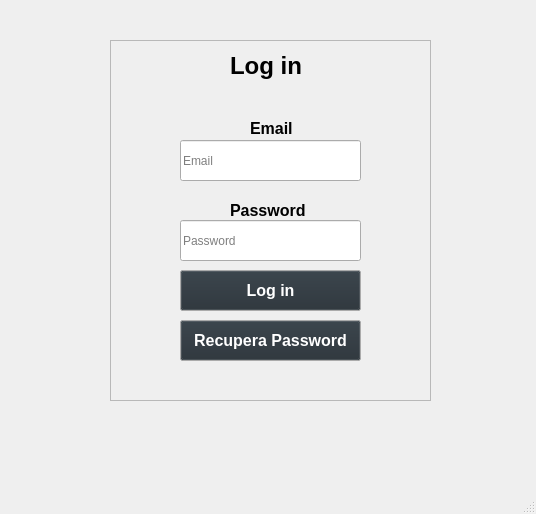
<?xml version="1.0" encoding="UTF-8"?>
<ui version="4.0">
 <class>login</class>
 <widget class="QMainWindow" name="login">
  <property name="enabled">
   <bool>true</bool>
  </property>
  <property name="geometry">
   <rect>
    <x>0</x>
    <y>0</y>
    <width>536</width>
    <height>514</height>
   </rect>
  </property>
  <property name="sizePolicy">
   <sizepolicy hsizetype="Maximum" vsizetype="Maximum">
    <horstretch>0</horstretch>
    <verstretch>0</verstretch>
   </sizepolicy>
  </property>
  <property name="palette">
   <palette>
    <active>
     <colorrole role="Base">
      <brush brushstyle="SolidPattern">
       <color alpha="255">
        <red>0</red>
        <green>0</green>
        <blue>0</blue>
       </color>
      </brush>
     </colorrole>
    </active>
    <inactive>
     <colorrole role="Base">
      <brush brushstyle="SolidPattern">
       <color alpha="255">
        <red>0</red>
        <green>0</green>
        <blue>0</blue>
       </color>
      </brush>
     </colorrole>
    </inactive>
    <disabled/>
   </palette>
  </property>
  <property name="windowTitle">
   <string>AgriLogic</string>
  </property>
  <property name="windowIcon">
   <iconset>
    <normaloff>agrilogic.png</normaloff>agrilogic.png</iconset>
  </property>
  <widget class="QWidget" name="centralwidget">
   <widget class="QFrame" name="frame">
    <property name="geometry">
     <rect>
      <x>110</x>
      <y>40</y>
      <width>321</width>
      <height>361</height>
     </rect>
    </property>
    <property name="palette">
     <palette>
      <active>
       <colorrole role="Base">
        <brush brushstyle="SolidPattern">
         <color alpha="255">
          <red>234</red>
          <green>234</green>
          <blue>234</blue>
         </color>
        </brush>
       </colorrole>
      </active>
      <inactive>
       <colorrole role="Base">
        <brush brushstyle="SolidPattern">
         <color alpha="255">
          <red>234</red>
          <green>234</green>
          <blue>234</blue>
         </color>
        </brush>
       </colorrole>
      </inactive>
      <disabled/>
     </palette>
    </property>
    <property name="frameShape">
     <enum>QFrame::Shape::StyledPanel</enum>
    </property>
    <property name="frameShadow">
     <enum>QFrame::Shadow::Raised</enum>
    </property>
    <widget class="QLabel" name="label">
     <property name="geometry">
      <rect>
       <x>120</x>
       <y>10</y>
       <width>81</width>
       <height>31</height>
      </rect>
     </property>
     <property name="font">
      <font>
       <family>Arial</family>
       <pointsize>18</pointsize>
       <bold>true</bold>
      </font>
     </property>
     <property name="autoFillBackground">
      <bool>false</bool>
     </property>
     <property name="text">
      <string>Log in</string>
     </property>
    </widget>
    <widget class="QLineEdit" name="txtEmail">
     <property name="geometry">
      <rect>
       <x>70</x>
       <y>100</y>
       <width>181</width>
       <height>41</height>
      </rect>
     </property>
     <property name="palette">
      <palette>
       <active>
        <colorrole role="Base">
         <brush brushstyle="SolidPattern">
          <color alpha="255">
           <red>255</red>
           <green>255</green>
           <blue>255</blue>
          </color>
         </brush>
        </colorrole>
       </active>
       <inactive>
        <colorrole role="Base">
         <brush brushstyle="SolidPattern">
          <color alpha="255">
           <red>255</red>
           <green>255</green>
           <blue>255</blue>
          </color>
         </brush>
        </colorrole>
       </inactive>
       <disabled/>
      </palette>
     </property>
     <property name="font">
      <font>
       <family>Arial</family>
      </font>
     </property>
     <property name="autoFillBackground">
      <bool>false</bool>
     </property>
     <property name="text">
      <string/>
     </property>
     <property name="placeholderText">
      <string>Email</string>
     </property>
    </widget>
    <widget class="QLabel" name="label_2">
     <property name="geometry">
      <rect>
       <x>140</x>
       <y>80</y>
       <width>101</width>
       <height>16</height>
      </rect>
     </property>
     <property name="palette">
      <palette>
       <active>
        <colorrole role="Base">
         <brush brushstyle="SolidPattern">
          <color alpha="255">
           <red>255</red>
           <green>255</green>
           <blue>255</blue>
          </color>
         </brush>
        </colorrole>
       </active>
       <inactive>
        <colorrole role="Base">
         <brush brushstyle="SolidPattern">
          <color alpha="255">
           <red>255</red>
           <green>255</green>
           <blue>255</blue>
          </color>
         </brush>
        </colorrole>
       </inactive>
       <disabled/>
      </palette>
     </property>
     <property name="font">
      <font>
       <family>Arial</family>
       <pointsize>12</pointsize>
       <bold>true</bold>
      </font>
     </property>
     <property name="autoFillBackground">
      <bool>false</bool>
     </property>
     <property name="text">
      <string>Email</string>
     </property>
    </widget>
    <widget class="QLineEdit" name="txtPassword">
     <property name="geometry">
      <rect>
       <x>70</x>
       <y>180</y>
       <width>181</width>
       <height>41</height>
      </rect>
     </property>
     <property name="palette">
      <palette>
       <active>
        <colorrole role="Base">
         <brush brushstyle="SolidPattern">
          <color alpha="255">
           <red>255</red>
           <green>255</green>
           <blue>255</blue>
          </color>
         </brush>
        </colorrole>
       </active>
       <inactive>
        <colorrole role="Base">
         <brush brushstyle="SolidPattern">
          <color alpha="255">
           <red>255</red>
           <green>255</green>
           <blue>255</blue>
          </color>
         </brush>
        </colorrole>
       </inactive>
       <disabled/>
      </palette>
     </property>
     <property name="font">
      <font>
       <family>Arial</family>
      </font>
     </property>
     <property name="autoFillBackground">
      <bool>false</bool>
     </property>
     <property name="text">
      <string/>
     </property>
     <property name="placeholderText">
      <string>Password</string>
     </property>
    </widget>
    <widget class="QPushButton" name="btnLogin">
     <property name="geometry">
      <rect>
       <x>70</x>
       <y>230</y>
       <width>181</width>
       <height>41</height>
      </rect>
     </property>
     <property name="palette">
      <palette>
       <active>
        <colorrole role="Button">
         <brush brushstyle="SolidPattern">
          <color alpha="255">
           <red>37</red>
           <green>46</green>
           <blue>53</blue>
          </color>
         </brush>
        </colorrole>
        <colorrole role="Text">
         <brush brushstyle="SolidPattern">
          <color alpha="255">
           <red>0</red>
           <green>0</green>
           <blue>0</blue>
          </color>
         </brush>
        </colorrole>
        <colorrole role="ButtonText">
         <brush brushstyle="SolidPattern">
          <color alpha="255">
           <red>255</red>
           <green>255</green>
           <blue>255</blue>
          </color>
         </brush>
        </colorrole>
        <colorrole role="Base">
         <brush brushstyle="SolidPattern">
          <color alpha="255">
           <red>255</red>
           <green>255</green>
           <blue>255</blue>
          </color>
         </brush>
        </colorrole>
       </active>
       <inactive>
        <colorrole role="Button">
         <brush brushstyle="SolidPattern">
          <color alpha="255">
           <red>37</red>
           <green>46</green>
           <blue>53</blue>
          </color>
         </brush>
        </colorrole>
        <colorrole role="Text">
         <brush brushstyle="SolidPattern">
          <color alpha="255">
           <red>0</red>
           <green>0</green>
           <blue>0</blue>
          </color>
         </brush>
        </colorrole>
        <colorrole role="ButtonText">
         <brush brushstyle="SolidPattern">
          <color alpha="255">
           <red>255</red>
           <green>255</green>
           <blue>255</blue>
          </color>
         </brush>
        </colorrole>
        <colorrole role="Base">
         <brush brushstyle="SolidPattern">
          <color alpha="255">
           <red>255</red>
           <green>255</green>
           <blue>255</blue>
          </color>
         </brush>
        </colorrole>
       </inactive>
       <disabled>
        <colorrole role="Button">
         <brush brushstyle="SolidPattern">
          <color alpha="255">
           <red>37</red>
           <green>46</green>
           <blue>53</blue>
          </color>
         </brush>
        </colorrole>
       </disabled>
      </palette>
     </property>
     <property name="font">
      <font>
       <family>Arial</family>
       <pointsize>12</pointsize>
       <bold>true</bold>
      </font>
     </property>
     <property name="autoFillBackground">
      <bool>false</bool>
     </property>
     <property name="text">
      <string>Log in</string>
     </property>
     <property name="autoDefault">
      <bool>true</bool>
     </property>
    </widget>
    <widget class="QLabel" name="label_3">
     <property name="geometry">
      <rect>
       <x>120</x>
       <y>160</y>
       <width>101</width>
       <height>21</height>
      </rect>
     </property>
     <property name="font">
      <font>
       <family>Arial</family>
       <pointsize>12</pointsize>
       <bold>true</bold>
      </font>
     </property>
     <property name="autoFillBackground">
      <bool>false</bool>
     </property>
     <property name="text">
      <string>Password</string>
     </property>
    </widget>
    <widget class="QPushButton" name="btnRecuperaPassword">
     <property name="geometry">
      <rect>
       <x>70</x>
       <y>280</y>
       <width>181</width>
       <height>41</height>
      </rect>
     </property>
     <property name="palette">
      <palette>
       <active>
        <colorrole role="Button">
         <brush brushstyle="SolidPattern">
          <color alpha="255">
           <red>37</red>
           <green>46</green>
           <blue>53</blue>
          </color>
         </brush>
        </colorrole>
        <colorrole role="Text">
         <brush brushstyle="SolidPattern">
          <color alpha="255">
           <red>0</red>
           <green>0</green>
           <blue>0</blue>
          </color>
         </brush>
        </colorrole>
        <colorrole role="ButtonText">
         <brush brushstyle="SolidPattern">
          <color alpha="255">
           <red>255</red>
           <green>255</green>
           <blue>255</blue>
          </color>
         </brush>
        </colorrole>
        <colorrole role="Base">
         <brush brushstyle="SolidPattern">
          <color alpha="255">
           <red>255</red>
           <green>255</green>
           <blue>255</blue>
          </color>
         </brush>
        </colorrole>
       </active>
       <inactive>
        <colorrole role="Button">
         <brush brushstyle="SolidPattern">
          <color alpha="255">
           <red>37</red>
           <green>46</green>
           <blue>53</blue>
          </color>
         </brush>
        </colorrole>
        <colorrole role="Text">
         <brush brushstyle="SolidPattern">
          <color alpha="255">
           <red>0</red>
           <green>0</green>
           <blue>0</blue>
          </color>
         </brush>
        </colorrole>
        <colorrole role="ButtonText">
         <brush brushstyle="SolidPattern">
          <color alpha="255">
           <red>255</red>
           <green>255</green>
           <blue>255</blue>
          </color>
         </brush>
        </colorrole>
        <colorrole role="Base">
         <brush brushstyle="SolidPattern">
          <color alpha="255">
           <red>255</red>
           <green>255</green>
           <blue>255</blue>
          </color>
         </brush>
        </colorrole>
       </inactive>
       <disabled>
        <colorrole role="Button">
         <brush brushstyle="SolidPattern">
          <color alpha="255">
           <red>37</red>
           <green>46</green>
           <blue>53</blue>
          </color>
         </brush>
        </colorrole>
       </disabled>
      </palette>
     </property>
     <property name="font">
      <font>
       <family>Arial</family>
       <pointsize>12</pointsize>
       <bold>true</bold>
      </font>
     </property>
     <property name="autoFillBackground">
      <bool>false</bool>
     </property>
     <property name="text">
      <string>Recupera Password</string>
     </property>
     <property name="autoDefault">
      <bool>true</bool>
     </property>
    </widget>
   </widget>
  </widget>
  <widget class="QMenuBar" name="menubar">
   <property name="geometry">
    <rect>
     <x>0</x>
     <y>0</y>
     <width>536</width>
     <height>22</height>
    </rect>
   </property>
  </widget>
  <widget class="QStatusBar" name="statusbar"/>
 </widget>
 <resources/>
 <connections/>
</ui>
